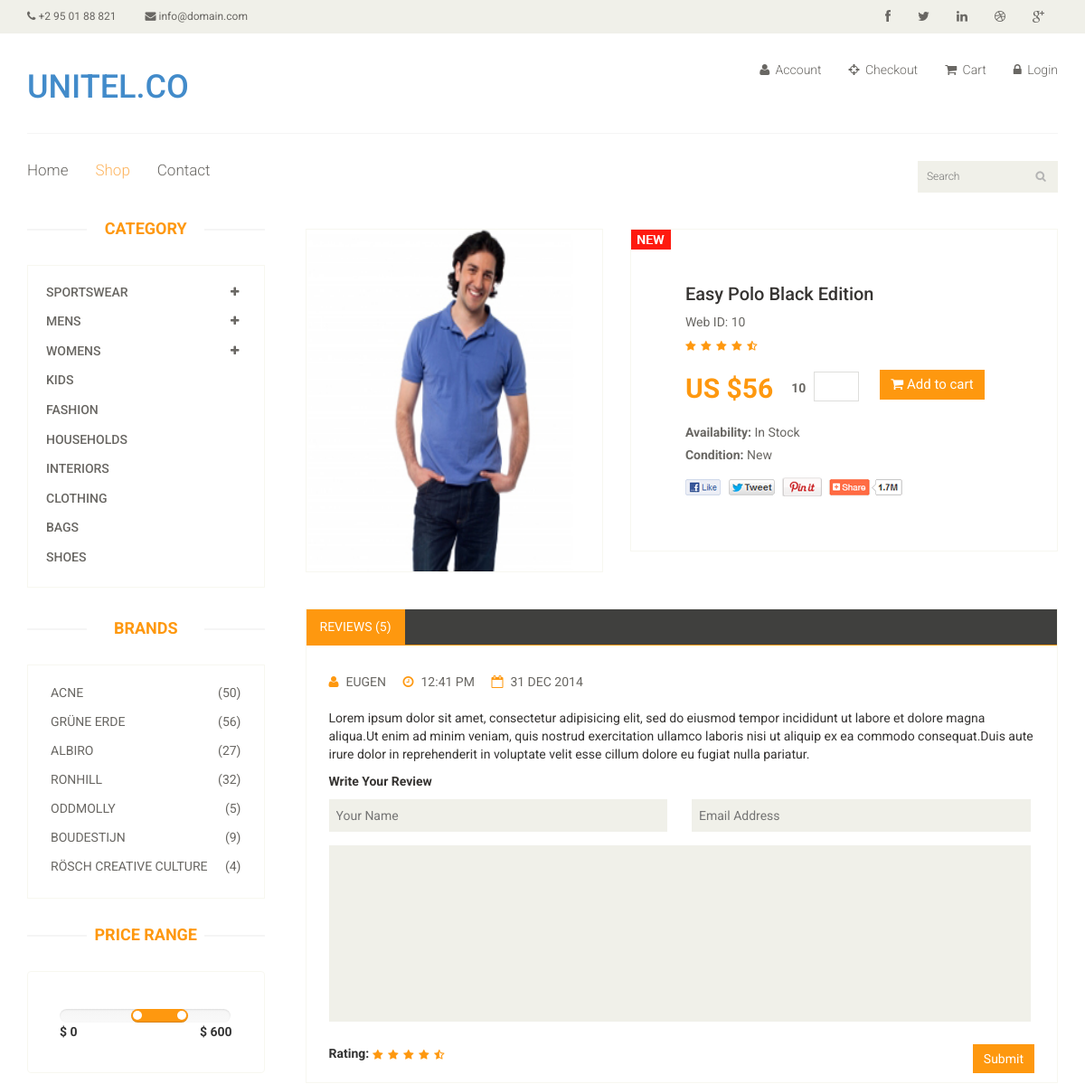
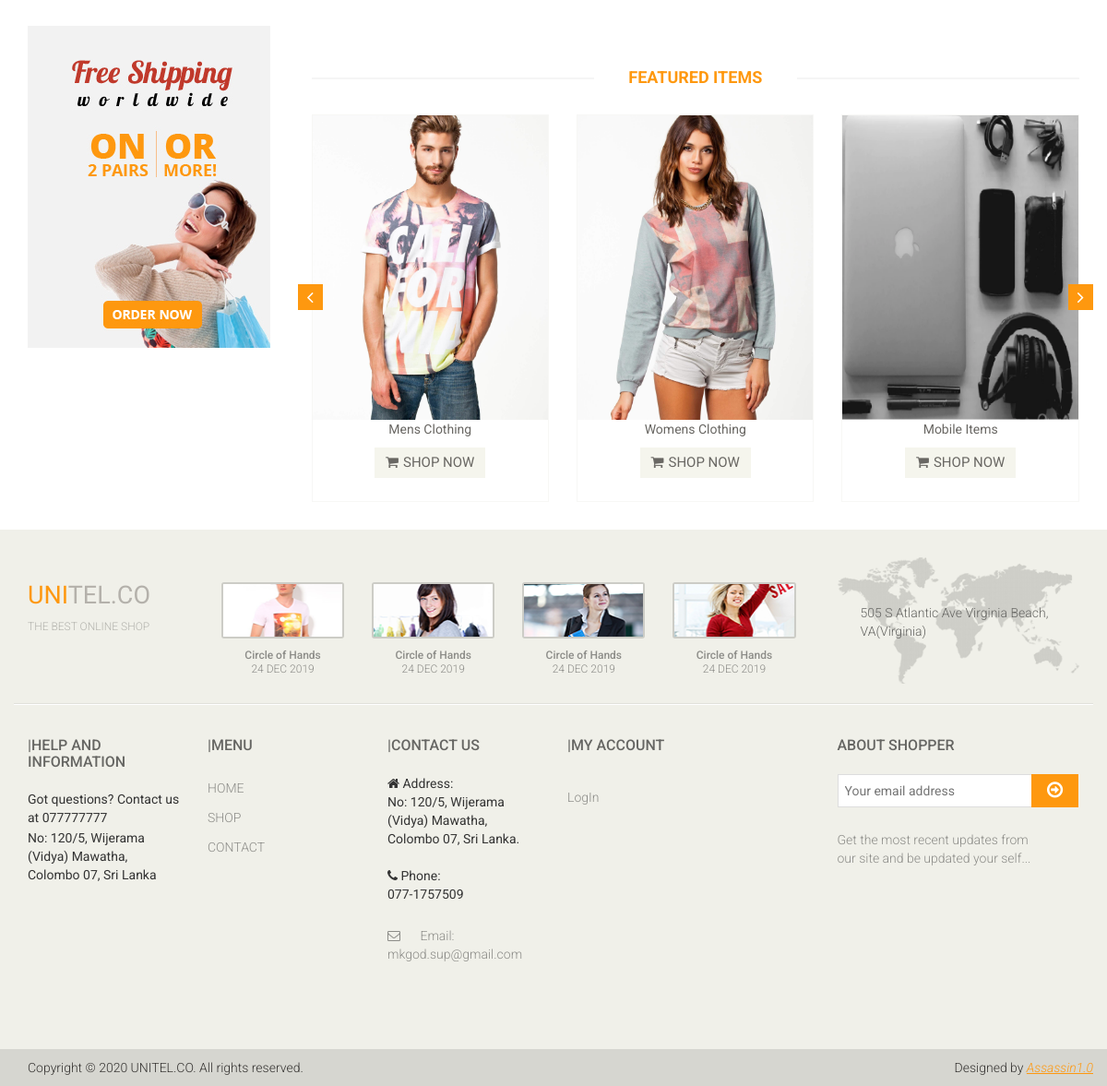
Screenshot of /user/product-details.php?id=10 with the database file from the repository (2 pictures, top to bottom).
### tables this page shows
CREATE TABLE `tbl_product` (
  `p_id` int(10) NOT NULL,
  `p_name` varchar(150) NOT NULL,
  `price` int(11) NOT NULL,
  `p_quantity` int(11) NOT NULL,
  `product_image` varchar(500) NOT NULL,
  `category` varchar(50) NOT NULL
);

### user/product-details.php (the view, shortened to what this page needs)
<?php
$id= $_GET["id"];
$link=mysqli_connect("localhost","root","");
mysqli_select_db($link,"online_shopping");
?>
<!DOCTYPE html>
<html lang="en">
<head>
    <link href="css/bootstrap.min.css" rel="stylesheet">
    <link href="css/font-awesome.min.css" rel="stylesheet">
    <link href="css/prettyPhoto.css" rel="stylesheet">
    <link href="css/price-range.css" rel="stylesheet">
    <link href="css/animate.css" rel="stylesheet">
	<link href="css/main.css" rel="stylesheet">
	<link href="css/responsive.css" rel="stylesheet">
</head>
<body>
	<header id="header">
		<div class="header_top">
			<div class="container">
				<div class="row">
					<div class="col-sm-6">
						<div class="contactinfo">
							<ul class="nav nav-pills">
								<li><a href="#"><i class="fa fa-phone"></i> +2 95 01 88 821</a></li>
								<li><a href="#"><i class="fa fa-envelope"></i> info@domain.com</a></li>
							</ul>
						</div>
					</div>
					<div class="col-sm-6">
						<div class="social-icons pull-right">
							<ul class="nav navbar-nav">
								<li><a href="#"><i class="fa fa-facebook"></i></a></li>
								<li><a href="#"><i class="fa fa-twitter"></i></a></li>
								<li><a href="#"><i class="fa fa-linkedin"></i></a></li>
								<li><a href="#"><i class="fa fa-dribbble"></i></a></li>
								<li><a href="#"><i class="fa fa-google-plus"></i></a></li>
							</ul>
						</div>
					</div>
				</div>
			</div>
		</div>
		<div class="header-middle">
			<div class="container">
				<div class="row">
					<div class="col-sm-4">
						<div class="logo pull-left">
							<a href="index.html"><h1><span>UNI</span>TEL.CO</h1></a>
						</div>
					</div>
					<div class="col-sm-8">
						<div class="shop-menu pull-right">
							<ul class="nav navbar-nav">
								<li><a href="light-bootstrap-dashboard-master/BS3/user.php"><i class="fa fa-user"></i> Account</a></li>
								<li><a href="checkout.php"><i class="fa fa-crosshairs"></i> Checkout</a></li>
								<li><a href="cart.php"><i class="fa fa-shopping-cart"></i> Cart</a></li>
								<li><a href="login.php"><i class="fa fa-lock"></i> Login</a></li>
							</ul>
						</div>
					</div>
				</div>
			</div>
		</div>
		<div class="header-bottom">
			<div class="container">
				<div class="row">
					<div class="col-sm-9">
						<div class="mainmenu pull-left">
							<ul class="nav navbar-nav collapse navbar-collapse">
								<li><a href="index.php">Home</a></li>
								<li><a href="shop.php" class="active">Shop</a></li>
								<li><a href="contact-us.php">Contact</a></li>
							</ul>
						</div>
					</div>
					<div class="col-sm-3">
						<div class="search_box pull-right">
							<input type="text" placeholder="Search"/>
						</div>
					</div>
				</div>
			</div>
		</div>
	</header>
	<section>
		<div class="container">
			<div class="row">
				<div class="col-sm-3">
					<div class="left-sidebar">
						<h2>Category</h2>
						<div class="panel-group category-products" id="accordian">
							<div class="panel panel-default">
								<div class="panel-heading">
									<h4 class="panel-title">
										<a data-toggle="collapse" data-parent="#accordian" href="#sportswear">
											<span class="badge pull-right"><i class="fa fa-plus"></i></span>
											Sportswear
										</a>
									</h4>
								</div>
							</div>
							<div class="panel panel-default">
								<div class="panel-heading">
									<h4 class="panel-title">
										<a data-toggle="collapse" data-parent="#accordian" href="#mens">
											<span class="badge pull-right"><i class="fa fa-plus"></i></span>
											Mens
										</a>
									</h4>
								</div>
							</div>
							<div class="panel panel-default">
								<div class="panel-heading">
									<h4 class="panel-title">
										<a data-toggle="collapse" data-parent="#accordian" href="#womens">
											<span class="badge pull-right"><i class="fa fa-plus"></i></span>
											Womens
										</a>
									</h4>
								</div>
							</div>
							<div class="panel panel-default">
								<div class="panel-heading">
									<h4 class="panel-title"><a href="#">Kids</a></h4>
								</div>
							</div>
							<div class="panel panel-default">
								<div class="panel-heading">
									<h4 class="panel-title"><a href="#">Fashion</a></h4>
								</div>
							</div>
							<div class="panel panel-default">
								<div class="panel-heading">
									<h4 class="panel-title"><a href="#">Households</a></h4>
								</div>
							</div>
							<div class="panel panel-default">
								<div class="panel-heading">
									<h4 class="panel-title"><a href="#">Interiors</a></h4>
								</div>
							</div>
							<div class="panel panel-default">
								<div class="panel-heading">
									<h4 class="panel-title"><a href="#">Clothing</a></h4>
								</div>
							</div>
							<div class="panel panel-default">
								<div class="panel-heading">
									<h4 class="panel-title"><a href="#">Bags</a></h4>
								</div>
							</div>
							<div class="panel panel-default">
								<div class="panel-heading">
									<h4 class="panel-title"><a href="#">Shoes</a></h4>
								</div>
							</div>
						</div>
						<div class="brands_products">
							<h2>Brands</h2>
							<div class="brands-name">
								<ul class="nav nav-pills nav-stacked">
									<li><a href=""> <span class="pull-right">(50)</span>Acne</a></li>
									<li><a href=""> <span class="pull-right">(56)</span>Grüne Erde</a></li>
									<li><a href=""> <span class="pull-right">(27)</span>Albiro</a></li>
									<li><a href=""> <span class="pull-right">(32)</span>Ronhill</a></li>
									<li><a href=""> <span class="pull-right">(5)</span>Oddmolly</a></li>
									<li><a href=""> <span class="pull-right">(9)</span>Boudestijn</a></li>
									<li><a href=""> <span class="pull-right">(4)</span>Rösch creative culture</a></li>
								</ul>
							</div>
						</div>
						<div class="price-range">
							<h2>Price Range</h2>
							<div class="well">
								 <input type="text" class="span2" value="" data-slider-min="0" data-slider-max="600" data-slider-step="5" data-slider-value="[250,450]" id="sl2" ><br />
								 <b>$ 0</b> <b class="pull-right">$ 600</b>
							</div>
						</div>
						<div class="shipping text-center">
							<img src="images/home/shipping.jpg" alt="" />
						</div>
					</div>
				</div>
                    <?php
					$res=mysqli_query($link,"select * from tbl_product where p_id=$id");
					while($row=mysqli_fetch_array($res))
					{
					?>
                    <div class="col-sm-9 padding-right">
					<div class="product-details">
						<div class="col-sm-5">
							<div class="view-product">
								<img src="<?php echo $row["product_image"]; ?>" alt="" />
							</div>
						</div>
            <form name="form1" id="form1" action="#" method="post" onSubmit="return validate_qty()">
                    <div class="col-sm-7">
							<div class="product-information">
								<img src="images/product-details/new.jpg" class="newarrival" alt="" />
								<h2> <?php echo $row["p_name"]; ?> </h2>
								<p>Web ID: <?php echo $row["p_id"]; ?></p>
								<img src="images/product-details/rating.png" alt="" />
								<span>
									<span>US $<?php echo $row["price"]; ?> </span>
									<label> <?php echo $row["p_quantity"]; ?> </label>
									<input type="text" name="qty" id="qty" />
									<button type="submit" name="submit1" class="btn btn-fefault cart">
										<i class="fa fa-shopping-cart"></i>
										Add to cart
									</button>
								</span>
								<p><b>Availability:</b> In Stock</p>
								<p><b>Condition:</b> New</p>
								<a href=""><img src="images/product-details/share.png" class="share img-responsive"  alt="" /></a>
							</div>
						</div>
					</div>
                    <?php
					}
					?>
					<div class="category-tab shop-details-tab">
						<div class="col-sm-12">
							<ul class="nav nav-tabs">
								<li class="active"><a href="#reviews" data-toggle="tab">Reviews (5)</a></li>
							</ul>
						</div>
						<div class="tab-content">
							<div class="tab-pane fade active in" id="reviews" >
								<div class="col-sm-12">
									<ul>
										<li><a href=""><i class="fa fa-user"></i>EUGEN</a></li>
										<li><a href=""><i class="fa fa-clock-o"></i>12:41 PM</a></li>
										<li><a href=""><i class="fa fa-calendar-o"></i>31 DEC 2014</a></li>
									</ul>
									<p>Lorem ipsum dolor sit amet, consectetur adipisicing elit, sed do eiusmod tempor incididunt ut labore et dolore magna aliqua.Ut enim ad minim veniam, quis nostrud exercitation ullamco laboris nisi ut aliquip ex ea commodo consequat.Duis aute irure dolor in reprehenderit in voluptate velit esse cillum dolore eu fugiat nulla pariatur.</p>
									<p><b>Write Your Review</b></p>
									<form action="#">
										<span>
											<input type="text" placeholder="Your Name"/>
											<input type="email" placeholder="Email Address"/>
										</span>
										<textarea name="" ></textarea>
										<b>Rating: </b> <img src="images/product-details/rating.png" alt="" />
										<button type="button" class="btn btn-default pull-right">
											Submit
										</button>
									</form>
								</div>
							</div>
						</div>
					</div>
					<div class="recommended_items">
						<h2 class="title text-center">Featured Items</h2>
						<div id="recommended-item-carousel" class="carousel slide" data-ride="carousel">
							<div class="carousel-inner">
								<div class="item active">
									<div class="col-sm-4">
										<div class="product-image-wrapper">
											<div class="single-products">
												<div class="productinfo text-center">
                                        	<a href="shop.php">
											<img src="images/shop/men_cloth.jpeg" alt="" height="330" width="620" />
                                            </a>
											<p>Mens Clothing</p>
											<a href="shop.php" class="btn btn-default add-to-cart"><i class="fa fa-shopping-cart"></i>SHOP NOW</a>
										</div>
											</div>
										</div>
									</div>
									<div class="col-sm-4">
										<div class="product-image-wrapper">
											<div class="single-products">
												<div class="productinfo text-center">
                                        	<a href="shop.php">
											<img src="images/shop/women_cloth.jpeg" alt="" height="330" width="620" />
                                            </a>
											<p>Womens Clothing</p>
											<a href="shop.php" class="btn btn-default add-to-cart"><i class="fa fa-shopping-cart"></i>SHOP NOW</a>
										</div>
											</div>
										</div>
									</div>
									<div class="col-sm-4">
										<div class="product-image-wrapper">
											<div class="single-products">
												<div class="productinfo text-center">
                                        	<a href="shop.php">
											<img src="images/shop/mobile_items.jpg" alt="" height="330" width="620" />
                                            </a>
											<p>Mobile Items</p>
											<a href="shop.php" class="btn btn-default add-to-cart"><i class="fa fa-shopping-cart"></i>SHOP NOW</a>
										</div>
											</div>
										</div>
									</div>
								</div>
							</div>
							 <a class="left recommended-item-control" href="#recommended-item-carousel" data-slide="prev">
								<i class="fa fa-angle-left"></i>
							  </a>
							  <a class="right recommended-item-control" href="#recommended-item-carousel" data-slide="next">
								<i class="fa fa-angle-right"></i>
							  </a>
						</div>
					</div>
				</div>
			</div>
		</div>
	</section>
	<footer id="footer">
		<div class="footer-top">
			<div class="container">
				<div class="row">
					<div class="col-sm-2">
						<div class="companyinfo">
							<h2><span>UNI</span>TEL.CO</h2>
							<p>THE BEST ONLINE SHOP</p>
						</div>
					</div>
					<div class="col-sm-7">
						<div class="col-sm-3">
							<div class="video-gallery text-center">
								<a href="#">
									<div class="iframe-img">
										<img src="images/home/iframe1.png" alt="" />
									</div>
								</a>
								<p>Circle of Hands</p>
								<h2>24 DEC 2019</h2>
							</div>
						</div>
						<div class="col-sm-3">
							<div class="video-gallery text-center">
								<a href="#">
									<div class="iframe-img">
										<img src="images/home/iframe2.png" alt="" />
									</div>
								</a>
								<p>Circle of Hands</p>
								<h2>24 DEC 2019</h2>
							</div>
						</div>
						<div class="col-sm-3">
							<div class="video-gallery text-center">
								<a href="#">
									<div class="iframe-img">
										<img src="images/home/iframe3.png" alt="" />
									</div>
								</a>
								<p>Circle of Hands</p>
								<h2>24 DEC 2019</h2>
							</div>
						</div>
						<div class="col-sm-3">
							<div class="video-gallery text-center">
								<a href="#">
									<div class="iframe-img">
										<img src="images/home/iframe4.png" alt="" />
									</div>
								</a>
								<p>Circle of Hands</p>
								<h2>24 DEC 2019</h2>
							</div>
						</div>
					</div>
					<div class="col-sm-3">
						<div class="address">
							<img src="images/home/map.png" alt="" />
							<p>505 S Atlantic Ave Virginia Beach, VA(Virginia)</p>
						</div>
					</div>
				</div>
			</div>
		</div>
		<div class="footer-widget">
			<div class="container">
				<div class="row">
					<div class="col-sm-2">
						<div class="single-widget">
							<h2><span>|</span>HELP AND INFORMATION</h2>
							<ul class="nav nav-pills nav-stacked">
								<li>Got questions? Contact us at 077777777</li>
								<li>No: 120/5, Wijerama (Vidya) Mawatha, Colombo 07, Sri Lanka</li>
							</ul>
						</div>
					</div>
					<div class="col-sm-2">
						<div class="single-widget">
							<h2><span>|</span>MENU</h2>
							<ul class="nav nav-pills nav-stacked">
								<li><a href="index.php">HOME</a></li>
								<li><a href="shop.php">SHOP</a></li>
								<li><a href="contact-us.html">CONTACT</a></li>
							</ul>
						</div>
					</div>
					<div class="col-sm-2">
						<div class="single-widget">
							<h2><span>|</span>Contact Us</h2>
							<ul class="nav nav-pills nav-stacked">
								<li><i class="fa fa-home" aria-hidden="true"></i> Address: <br/>
									No: 120/5, Wijerama (Vidya) Mawatha, Colombo 07, Sri Lanka.</li><br/>
								<li><i class="fa fa-phone" aria-hidden="true"></i> Phone:<br/>
								077-1757509</a></li><br/>
								<li><a href="mailto:info@example.com"><i class="fa fa-envelope-o" aria-hidden="true"></i> Email:<br/>
								mkgod.sup@gmail.com</li><br/>
							</ul>
						</div>
					</div>
					<div class="col-sm-2">
						<div class="single-widget">
							<h2><span>|</span>My Account</h2>
							<ul class="nav nav-pills nav-stacked">
								<li><a href="login.php">LogIn</a></li>
							</ul>
						</div>
					</div>
					<div class="col-sm-3 col-sm-offset-1">
						<div class="single-widget">
							<h2>About Shopper</h2>
								<form action="#" class="searchform">
								<input type="text" placeholder="Your email address" />
								<button type="submit" class="btn btn-default"><i class="fa fa-arrow-circle-o-right"></i></button>
								<p>Get the most recent updates from <br />our site and be updated your self...</p>
							</form>
						</div>
					</div>
				</div>
			</div>
		</div>
		<div class="footer-bottom">
			<div class="container">
				<div class="row">
					<p class="pull-left">Copyright © 2020 UNITEL.CO. All rights reserved.</p>
					<p class="pull-right">Designed by <span><a target="_blank" href="http://www.themeum.com">Assassin1.0</a></span></p>
				</div>
			</div>
		</div>
	</footer>
</body>
</html>

### rows the page displays
tbl_product: product_image (picture), p_name "Easy Polo Black Edition", p_id "10", price "56", p_quantity "10"
